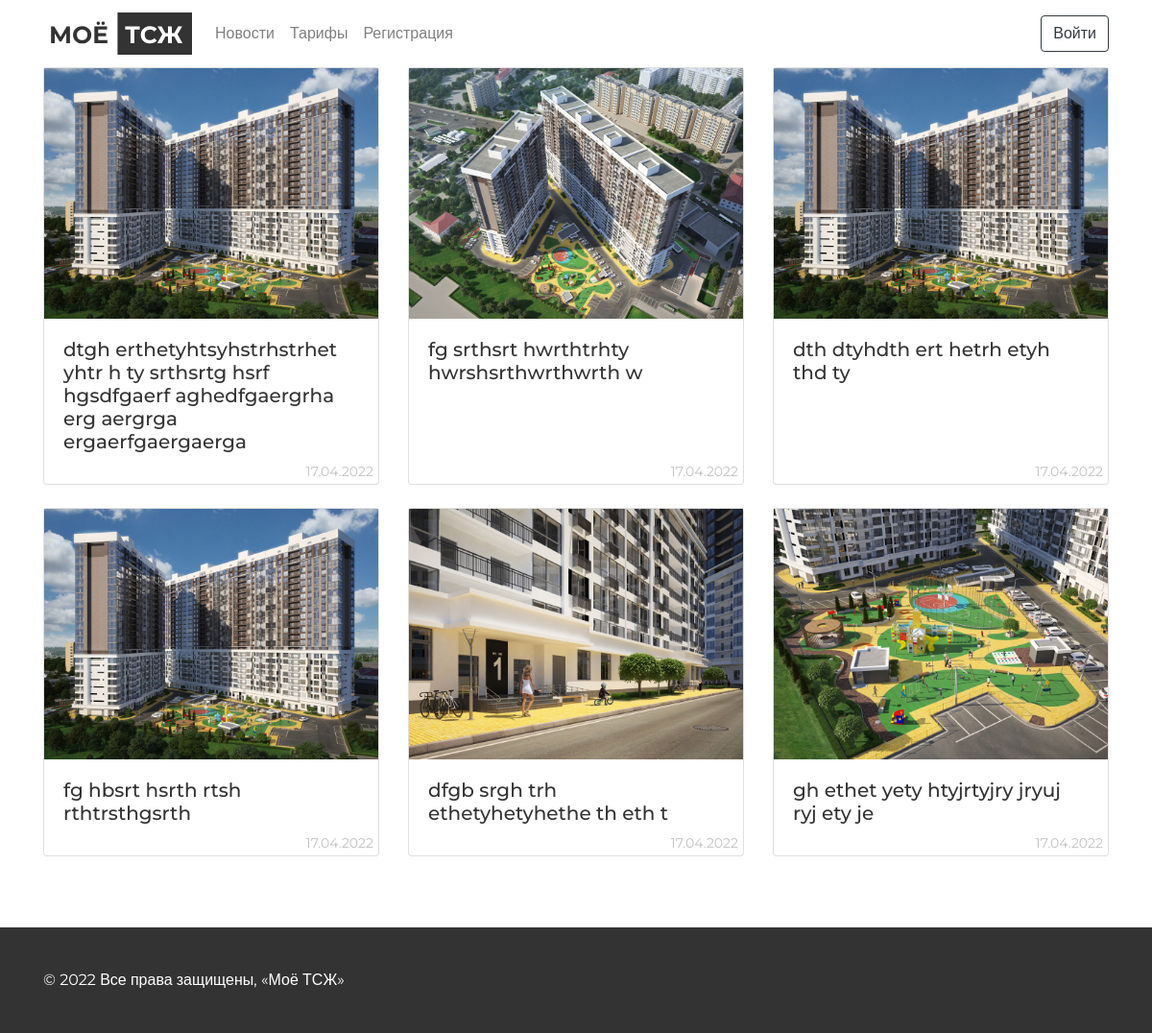
Screenshot of /reference/news/ with the database file from the repository.
### reference/models.py (models this page shows, shortened)
class News(models.Model):
    title = models.CharField(max_length=255, verbose_name=_("Анонс"))
    image = models.ImageField(null=False, blank=False, verbose_name=_("Фото"))
    text = models.TextField(null=True, blank=True, verbose_name=_("Текст"))
    date = models.DateTimeField(
        default=datetime.now, verbose_name=_("Дата публикации")
    )
    class Meta:
        verbose_name = _("Новость")
        verbose_name_plural = _("Новости")

### reference/views.py (the view)
# urls.py: path("news/", NewsListView.as_view(), name="news-list"),
class NewsListView(ListView):
    model = News
    template_name = "news/list.html"
    def get_context_data(self, **kwargs):
        context = super().get_context_data(**kwargs)
        context['object_list'] = News.objects.all().order_by('-id')
        return context

### templates/news/list.html (shortened to what this page needs)
{% extends "base.html" %}
{% load static %}
{% block header %}
  {% include 'include/header.html' %}
{% endblock header %}
{% block content %}
  <section class="news-list">
    <div class="container">
      <div class="row">
        {% for item in object_list %}
          <div class="col-4 mb-4">
            <a class="news-link" href="{% url 'reference:news-detail' pk=item.pk %}">
              <div class="card h-100">
                {% if item.image %}
                  <img src="{{item.image.url}}" alt="image" class="img-fluid">
                {% endif %}
                <div style="position: relative;" class="card-body">
                  <h5 class="card-title">{{item.title}}</h5>
                  <p style="display: block; position: absolute; bottom: 2px; right: 5px; opacity: 0.3; font-size: 14px">{{ item.date|date:"d.m.Y" }}</p>
                </div>
              </div>
            </a>
          </div>
        {% endfor %}
      </div>
    </div>
  </section>
{% endblock content%}
{% block footer %}
  {% include 'include/footer.html' %}
{% endblock footer %}

### static/css/main.css (style rules this page uses)
body { font-family: 'Montserrat', sans-serif; font-weight: 400; font-size: 16px; }
.account, .index, .registration, .news-detail, .news-list, .meter-readings, .tariff { padding-top: 70px; }
.news-link { text-decoration: none !important; color: #333; }
*, *::before, *::after { box-sizing: border-box; }
body, h1, h2, h3, h4, p, ul[class], ol[class], li, figure, figcaption, blockquote, dl, dd { margin: 0; }
body { min-height: 100vh; scroll-behavior: smooth; text-rendering: optimizeSpeed; line-height: 1.5; }
img { max-width: 100%; display: block; }

### rows the page displays
News: image (picture), title "dtgh erthetyhtsyhstrhstrhet yhtr h ty srthsrtg hsrf hgsdfgaerf aghedfgaergrha erg aergrga ergaerfgaergaerga", date "17.04.2022"
News: image (picture), title "fg srthsrt hwrthtrhty hwrshsrthwrthwrth w", date "17.04.2022"
News: image (picture), title "dth dtyhdth ert hetrh etyh thd ty", date "17.04.2022"
News: image (picture), title "fg hbsrt hsrth rtsh rthtrsthgsrth", date "17.04.2022"
News: image (picture), title "dfgb srgh trh ethetyhetyhethe th eth t", date "17.04.2022"
News: image (picture), title "gh ethet yety htyjrtyjry jryuj ryj ety je", date "17.04.2022"
